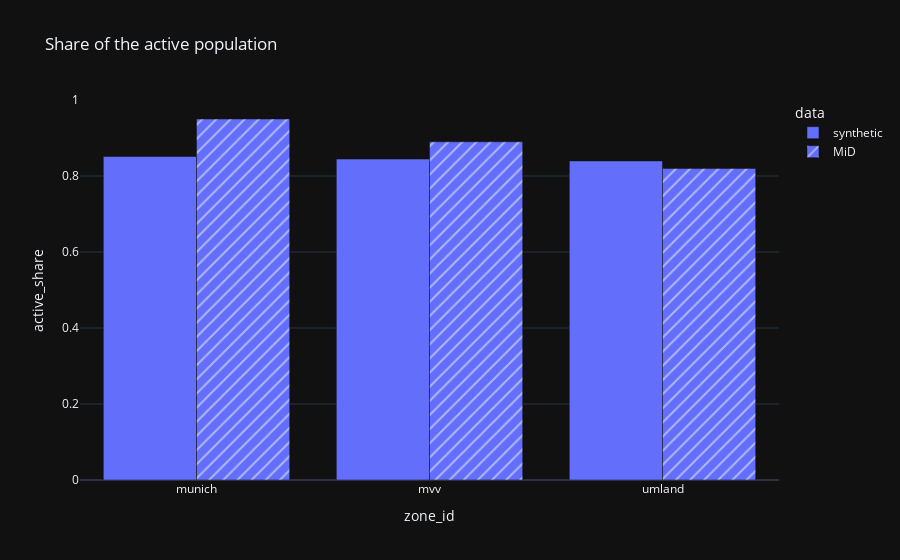

The code cell stored with this chart in its notebook:
### Markdown cell above
### Active population (Figure 12)

### Code cell
df = home_zones(df_persons[["household_id", "is_active"]], ["mvv", "munich", "umland"]).groupby(
    "zone_id")["is_active"].mean().reset_index(name = "active_share").assign(data = "synthetic")

df = pd.concat([df, pd.DataFrame.from_records([
    { "zone_id": "mvv", "active_share": 0.89, "data": "MiD" },
    { "zone_id": "munich", "active_share": 0.95, "data": "MiD" },
    { "zone_id": "umland", "active_share": 0.82, "data": "MiD" },
])])

px.bar(
    df, x = "zone_id", y = "active_share", pattern_shape = "data", barmode = "group",
    title = "Share of the active population"
)

### Figure 1 — Plotly figure (JSON) as saved in the notebook; plotly's stock layout.template omitted (floating-point values rounded to 4 significant figures)
{"data": [{"alignmentgroup": "True", "hovertemplate": "data=synthetic<br>zone_id=%{x}<br>active_share=%{y}<extra></extra>", "legendgroup": "synthetic", "marker": {"color": "#636efa", "pattern": {"shape": ""}}, "name": "synthetic", "offsetgroup": "synthetic", "orientation": "v", "showlegend": true, "textposition": "auto", "type": "bar", "x": ["munich", "mvv", "umland"], "xaxis": "x", "y": [0.8513, 0.8446, 0.8397], "yaxis": "y"}, {"alignmentgroup": "True", "hovertemplate": "data=MiD<br>zone_id=%{x}<br>active_share=%{y}<extra></extra>", "legendgroup": "MiD", "marker": {"color": "#636efa", "pattern": {"shape": "/"}}, "name": "MiD", "offsetgroup": "MiD", "orientation": "v", "showlegend": true, "textposition": "auto", "type": "bar", "x": ["mvv", "munich", "umland"], "xaxis": "x", "y": [0.89, 0.95, 0.82], "yaxis": "y"}], "layout": {"barmode": "group", "legend": {"title": {"text": "data"}, "tracegroupgap": 0}, "title": {"text": "Share of the active population"}, "xaxis": {"anchor": "y", "domain": [0, 1], "title": {"text": "zone_id"}}, "yaxis": {"anchor": "x", "domain": [0, 1], "title": {"text": "active_share"}}}}
